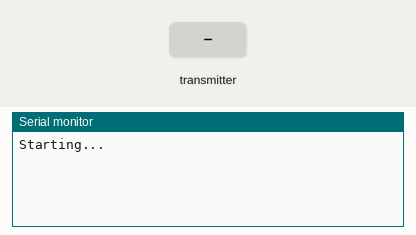
Recording of a sketch running on a simulated Arduino Uno, built with avr-gcc and run on an emulated ATmega328P. Parts: the last lines printed to the serial monitor. The test bench sets the inputs (shaded band). No radio packets arrive unless stated.

Above: at 1.2 s.
1.3 s: the transmitter starts sending temperature = 0
At 1.37 s:
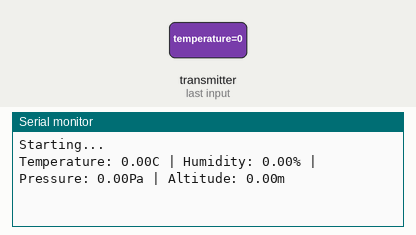
3.2 s: the transmitter starts sending humidity = 25
At 3.39 s:
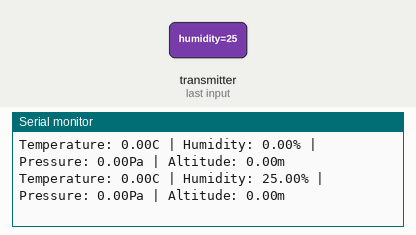
6.2 s: the transmitter starts sending altitude = 25
At 6.4 s:
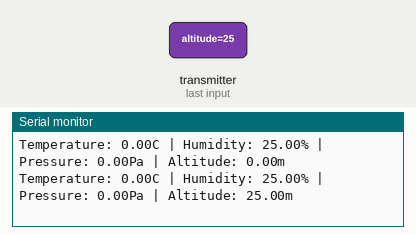
9.2 s: the transmitter starts sending temperature = 25
At 9.36 s:
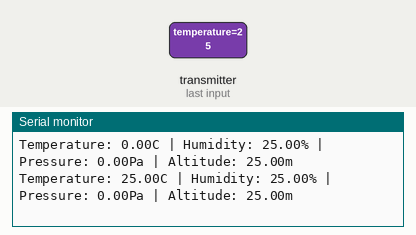
12.2 s: the transmitter starts sending humidity = 0
At 12.36 s:
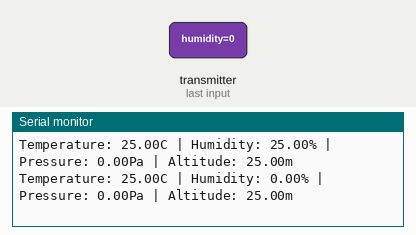
15.2 s: the transmitter starts sending altitude = 0
At 15.4 s:
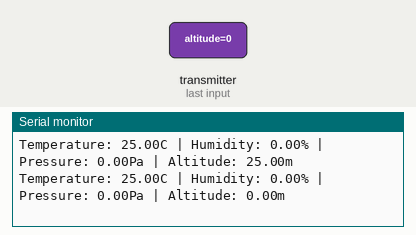

Measured:
- after the input at 1.3 s, the serial monitor: prints a new line at once (image 1)
- after the input at 3.2 s, the serial monitor: prints a new line after 0.13 s (image 2)
- after the input at 6.2 s, the serial monitor: prints a new line after 0.13 s (image 3)
- after the input at 9.2 s, the serial monitor: prints a new line after 0.10 s (image 4)
- after the input at 12.2 s, the serial monitor: prints a new line after 0.10 s (image 5)
- after the input at 15.2 s, the serial monitor: prints a new line after 0.14 s (image 6)

The sketch:

Experiment_1_Receiver.ino
```cpp
/*
Title: Weather Station Receiver Experiment 1
Programmer: Justin Lam
Date: 10/02/23
Description: Experiment to test receiving temperature, humidity, pressure and altitude.
*/

#include <SPI.h>
#include <nRF24L01.h>
#include <RF24.h>

const byte address[6] = "00001";

struct dataPackage {
  float temperature = 0.0;
  float humidity = 0.0;
  float pressure = 0.0;
  float altitude = 0.0;
};

RF24 radio(7, 8);
dataPackage data;

void setup() {
  Serial.begin(9600);
  radio.begin();
  radio.setDataRate(RF24_250KBPS);
  radio.setChannel(120);
  radio.openReadingPipe(0, address);
  radio.setPALevel(RF24_PA_HIGH);
  radio.startListening();
  Serial.println("Starting...");
}

void loop() {
  if (radio.available()) {
    radio.read(&data, sizeof(dataPackage));
    Serial.print("Temperature: ");
    Serial.print(data.temperature);
    Serial.print("C | Humidity: ");
    Serial.print(data.humidity);
    Serial.print("% | Pressure: ");
    Serial.print(data.pressure);
    Serial.print("Pa | Altitude: ");
    Serial.print(data.altitude);
    Serial.println("m");
  }
}
```
